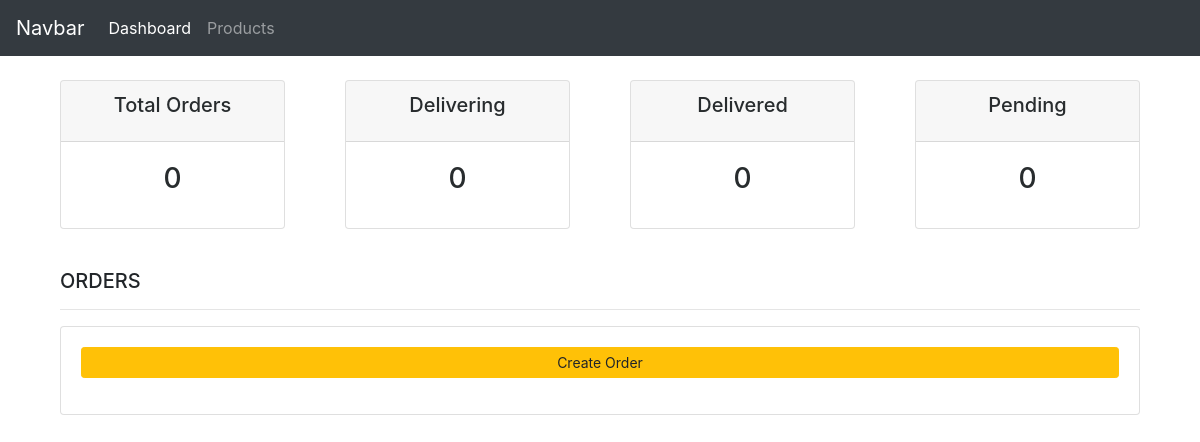
Page /dashboard/ on the earlier database version.
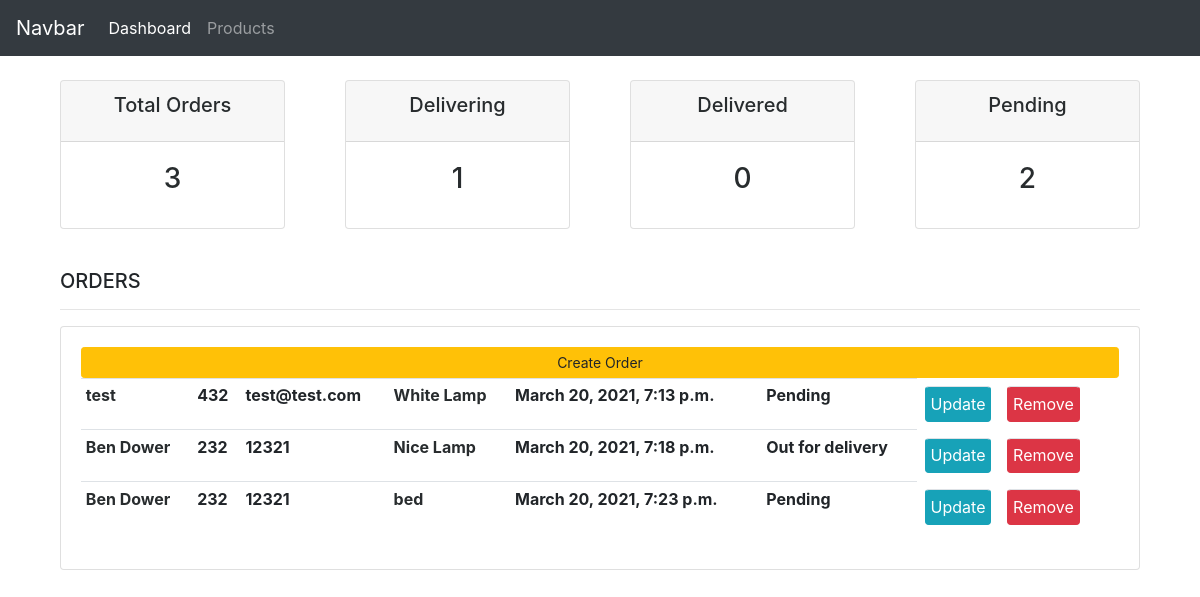
Same page on the later database version.
### store/models.py (models this page shows, shortened)
class Order(models.Model):
    STATUS = (
        ('Pending', 'Pending'),
        ('Out for delivery', 'Out for delivery'),
        ('Delivered', 'Delivered')
    )
    order_customer = models.ForeignKey(Customer, on_delete=models.SET_NULL, null=True)
    name = models.CharField(max_length=300)
    address = models.CharField(max_length=300)
    order_item = models.ForeignKey(Product, on_delete=models.SET_NULL, null=True)
    date_created = models.DateTimeField(auto_now_add=True)
    status = models.CharField(max_length=200, null=True, choices=STATUS, default='Pending')

class Customer(models.Model):
    name = models.CharField(max_length=200, null=True)
    phone = models.CharField(max_length=200, null=True)
    email = models.CharField(max_length=200, null=True)
    date_created = models.DateTimeField(auto_now_add=True)
    address = models.ForeignKey(Address, on_delete=Address)

class Product(models.Model):
    title = models.CharField(max_length=200)
    price = models.DecimalField(max_digits=30, decimal_places=2)
    picture = models.CharField(max_length=300)
    category = models.CharField(max_length=200)
    sub_category = models.CharField(max_length=200)
    inventory_amount = models.IntegerField(default=10)

### accounts/views.py (the view)
# urls.py: path('', views.home, name='dashboard'),
def home(request):
    orders = Order.objects.all()
    pending = orders.filter(status='Pending').count()
    delivered = orders.filter(status='Delivered').count()
    delivering = orders.filter(status='Out for delivery').count()
    total = orders.count()
    customers = Customer.objects.all()
    pending_orders = orders.filter(status='Pending').order_by('-id')
    context = {'pending_orders': pending_orders, 'pending': pending, 'delivered': delivered, 'delivering': delivering,
               'total': total, 'orders': orders, 'customers': customers}
    return render(request, 'accounts/dashboard.html', context)

### accounts/templates/accounts/dashboard.html
{% extends 'accounts/main.html' %}
{% block content %}
{% include 'accounts/status.html' %}
<br>
<div class="container">
		<div class="col-md-12">
			<h5>ORDERS</h5>
			<hr>
			<div class="card card-body">
				<a class="btn btn-warning  btn-sm btn-block" href="">Create Order</a>
				<table class="table table-sm">
					<tr>
						{% for order in orders %}
						<th><a href="customer{{order.order_customer.id}}">{{ order.order_customer.name }}</a></th>
						<th>{{ order.order_customer.phone  }}</th>
						<th>{{ order.order_customer.email }}</th>
						<th><a href="/store/item{{ order.order_item.id }}">{{ order.order_item.title }}</a></th>
						<th>{{ order.date_created}}</th>
						<th>{{ order.status}}</th>
						<th class="btn btn-info m-2">Update</th>
						<th class="btn btn-danger m-2">Remove</th>
						</tr>
						{% endfor %}
				</table>
			</div>
		</div>
	</div>
{% endblock %}

### accounts/templates/accounts/main.html (shortened to what this page needs)
<!DOCTYPE html>
{% load static%}
<html lang="en">
<head>
    <link rel="stylesheet" href="https://stackpath.bootstrapcdn.com/bootstrap/4.4.1/css/bootstrap.min.css">
      <link rel="stylesheet" href="{% static 'css/dashboard.css' %}">
</head>
<body>
    {% include 'accounts/dashboard_navbar.html' %}
    {% block content %}
    {% endblock %}
</body>
<script src="https://stackpath.bootstrapcdn.com/bootstrap/4.3.1/js/bootstrap.min.js"></script></html>

### accounts/templates/accounts/dashboard_navbar.html (shortened to what this page needs)
<nav class="navbar navbar-expand-lg navbar-dark bg-dark">
  <a class="navbar-brand" href="#">Navbar</a>
  <div class="collapse navbar-collapse" id="navbarNav">
    <ul class="navbar-nav">
      <li class="nav-item active">
        <a class="nav-link" href="#">Dashboard</a>
      </li>
      <li class="nav-item">
        <a class="nav-link" href="#">Products</a>
      </li>
    </ul>
  </div>
</nav>

### accounts/templates/accounts/status.html
<br>
<div class="container">
	<div class="row">
		<div class="col">
			<div class="col-md">
				<div class="card text-center text-white  mb-3" id="total-orders">
					  <div class="card-header">
						  <h5 class="card-title status-title">Total Orders</h5>
					  </div>
					  <div class="card-body">
						<h3 class="card-title">{{ total }}</h3>
					  </div>
				</div>
			</div>
		</div>
		<div class="col">
			<div class="col-md">
				<div class="card text-center text-white  mb-3" id="total-orders">
					  <div class="card-header">
						  <h5 class="card-title status-title">Delivering</h5>
					  </div>
					  <div class="card-body">
						<h3 class="card-title">{{ delivering }}</h3>
					  </div>
				</div>
			</div>
		</div>
		<div class="col">
			<div class="col-md">
				<div class="card text-center text-white  mb-3" id="orders-delivered">
					  <div class="card-header">
						  <h5 class="card-title status-title">Delivered</h5>
					  </div>
					  <div class="card-body">
						<h3 class="card-title">{{ delivered }}</h3>
					  </div>
				</div>
			</div>
		</div>
		<div class="col">
			<div class="col-md">
				<div class="card text-center text-white  mb-3" id="orders-pending">
					  <div class="card-header">
						  <h5 class="card-title status-title">Pending</h5>
					  </div>
					  <div class="card-body">
						<h3 class="card-title">{{ pending }}</h3>
					  </div>
				</div>
			</div>
		</div>
	</div>
</div>

### futniture_store/static/css/dashboard.css (style rules this page uses)
:root { --mainYellow: #fdbe02; --mainWhite: #fff; --mainBlack: #282c2e; --mainGrey: #9b9999; --TransGrey: rgba(0, 0, 0, 0.1); --SecondGrey: #6a666a; --MainOrange: rgba(253, 124, 77); }
.status-title { color: var(--mainBlack); }
.card-title { color: var(--mainBlack); }
a { color: var(--mainBlack); }

Differences in the rows shown:
added Order: order_customer.name "test", order_customer.phone "432", order_customer.email "test@test.com", order_item "White Lamp", date_created "March 20, 2021, 7:13 p.m.", status "Pending"
added Order: order_customer.name "Ben Dower", order_customer.phone "232", order_customer.email "12321", order_item "Nice Lamp", date_created "March 20, 2021, 7:18 p.m.", status "Out for delivery"
added Order: order_customer.name "Ben Dower", order_customer.phone "232", order_customer.email "12321", order_item "bed", date_created "March 20, 2021, 7:23 p.m.", status "Pending"
Other differences:
{{ total }}: "0" → "3"
{{ delivering }}: "0" → "1"
{{ pending }}: "0" → "2"
